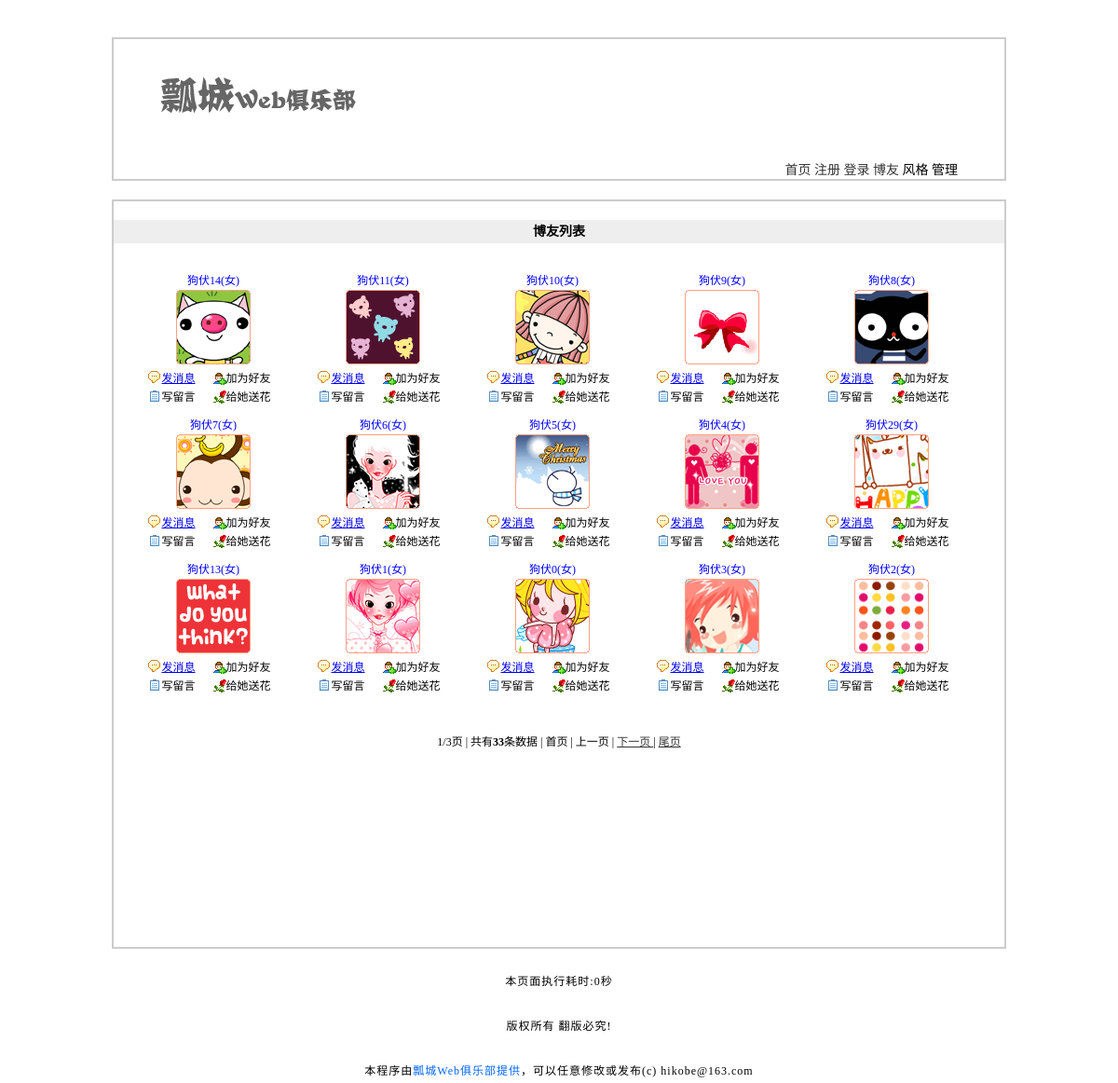
Screenshot of /blog.php with the database file from the repository.
### tables this page shows
CREATE TABLE `tg_user` (
  `tg_id` mediumint(8) unsigned NOT NULL auto_increment COMMENT '\\\\用户id',
  `tg_uniqid` char(40) NOT NULL COMMENT '\\\\用户唯一标识符',
  `tg_username` varchar(20) NOT NULL COMMENT '\\\\用户名',
  `tg_password` char(40) NOT NULL COMMENT '\\\\密码',
  `tg_question` varchar(20) NOT NULL COMMENT '\\\\密码提示',
  `tg_answer` char(40) NOT NULL COMMENT '\\\\密码提示答案',
  `tg_email` varchar(40) default NULL COMMENT '\\\\邮箱',
  `tg_qq` varchar(10) default NULL COMMENT '\\\\QQ',
  `tg_url` varchar(40) default NULL COMMENT '\\\\网址',
  `tg_active` char(40) NOT NULL COMMENT '\\\\激活账户的唯一标识符',
  `tg_sex` char(1) NOT NULL COMMENT '\\\\性别',
  `tg_face` char(12) NOT NULL COMMENT '\\\\头像',
  `tg_level` tinyint(1) unsigned NOT NULL default '0',
  `tg_reg_time` datetime NOT NULL COMMENT '\\\\注册时间',
  `tg_last_time` datetime NOT NULL COMMENT '\\\\最后登录时间',
  `tg_last_ip` varchar(20) NOT NULL COMMENT '\\\\最后登录ip',
  `tg_login_count` int(4) unsigned NOT NULL default '0',
  PRIMARY KEY  (`tg_id`)
);

### includes/mysql.func.php (called while the page is built, shortened)
<?php
function _query($_sql){
    if(!$result = mysql_query($_sql)){
        exit("sql语句执行错误!".mysql_error());
    }
    return $result;
}
function _fetch_array_list($result) {
    return mysql_fetch_array($result, MYSQL_ASSOC);
}
?>

### blog.php (the view, shortened to what this page needs)
<!DOCTYPE html PUBLIC "-//W3C//DTD XHTML 1.0 Transitional//EN" "http://www.w3.org/TR/xhtml1/DTD/xhtml1-transitional.dtd">
<html xmlns="http://www.w3.org/1999/xhtml">
<head>
<?php require ROOT_PATH.'includes/title.inc.php';
?>
</head>
<body>
<?php
require ROOT_PATH . "includes/header.inc.php";
global $_start_index, $_page_size;
$_sql = "SELECT tg_id,tg_username,tg_face,tg_sex FROM tg_user WHERE tg_active = '' ORDER BY tg_reg_time DESC LIMIT ".$_start_index.",".$_page_size;
$_result = _query($_sql);
?>
<div id='blog'>
<h2>博友列表</h2>
<?php
    while (!!$_row =_fetch_array_list($_result)) {
        $_user = array();
        $_user['id'] = $_row['tg_id'];
        $_user['username'] = $_row['tg_username'];
        $_user['face'] = $_row['tg_face'];
        $_user['sex'] = $_row['tg_sex'];
        $_user = _html($_user);
?>
<dl>
<dd class='user'><?php echo $_user['username'].'('.$_user['sex'].')'?></dd>
<dt><img src="<?php echo $_user['face']?>"/></dt>
<dd class='message'><a href="javascript:;" name="message" title="<?php echo $_user['id']?>">发消息</a></dd>
<dd class='friend'>加为好友</dd>
<dd class='guest'>写留言</dd>
<dd class='flower'>给<?php echo $_user['sex']=='男'?'他':'她'?>送花</dd>
</dl>
<?php
   }
?>
</div>
<?php
require ROOT_PATH . "includes/footer.inc.php";
?>
</body>
</html>

### style/1/basic.css (style rules this page uses)
* { margin: 20px 0;; padding: 0px; }
body { width: 960px; margin: 0 auto; backgroud: #fff; font-size: 14px; }
h2 { height:25px; font-size: 14px; background: #eee; line-height: 25px; text-indent: 10px; }

### style/1/blog.css (style rules this page uses)
#blog { width: auto; height: 800px; border: 2px solid #ccc; font-size:12px; }
#blog h2 { text-indent: 0px; text-align: center; }
#blog dl { width: 150px; margin: 10px 0 0 32px; float:left; }
#blog dl dt { text-align: center; width:150px; margin:0 0 5px 0; }
#blog dl dt img { margin: 0 auto; display: block; }
#blog dl dd { text-align:center; height: 20px; line-height: 20px; width:75px; margin:0px; float: left; }
#blog dl dd.user { float: none; width: 150px; color: blue; }
#blog dl dd.message { background: url(../../image/x1.gif) no-repeat 5px 35% }
#blog dl dd.friend { background: url(../../image/x2.gif) no-repeat left center; }
#blog dl dd.guest { background: url(../../image/x3.gif) no-repeat 5px 35% }
#blog dl dd.flower { background: url(../../image/x4.gif) no-repeat left center; }

### rows the page displays
tg_user: tg_username "狗伏14", tg_sex "女", tg_face (picture), shows "她"
tg_user: tg_username "狗伏11", tg_sex "女", tg_face (picture), shows "她"
tg_user: tg_username "狗伏10", tg_sex "女", tg_face (picture), shows "她"
tg_user: tg_username "狗伏9", tg_sex "女", tg_face (picture), shows "她"
tg_user: tg_username "狗伏8", tg_sex "女", tg_face (picture), shows "她"
tg_user: tg_username "狗伏7", tg_sex "女", tg_face (picture), shows "她"
tg_user: tg_username "狗伏6", tg_sex "女", tg_face (picture), shows "她"
tg_user: tg_username "狗伏5", tg_sex "女", tg_face (picture), shows "她"
tg_user: tg_username "狗伏4", tg_sex "女", tg_face (picture), shows "她"
tg_user: tg_username "狗伏29", tg_sex "女", tg_face (picture), shows "她"
tg_user: tg_username "狗伏13", tg_sex "女", tg_face (picture), shows "她"
tg_user: tg_username "狗伏1", tg_sex "女", tg_face (picture), shows "她"
tg_user: tg_username "狗伏0", tg_sex "女", tg_face (picture), shows "她"
tg_user: tg_username "狗伏3", tg_sex "女", tg_face (picture), shows "她"
tg_user: tg_username "狗伏2", tg_sex "女", tg_face (picture), shows "她"

### other values shown
$_page_num "1"
$_page_count "3"
$_user_count "33"
_runtime() - START_TIME "0"
